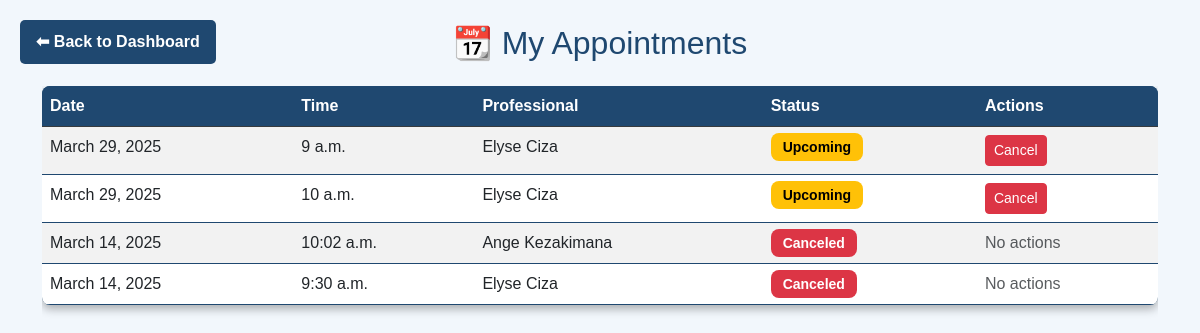
Before: /user-appointments/ (signed in) with the older database file.
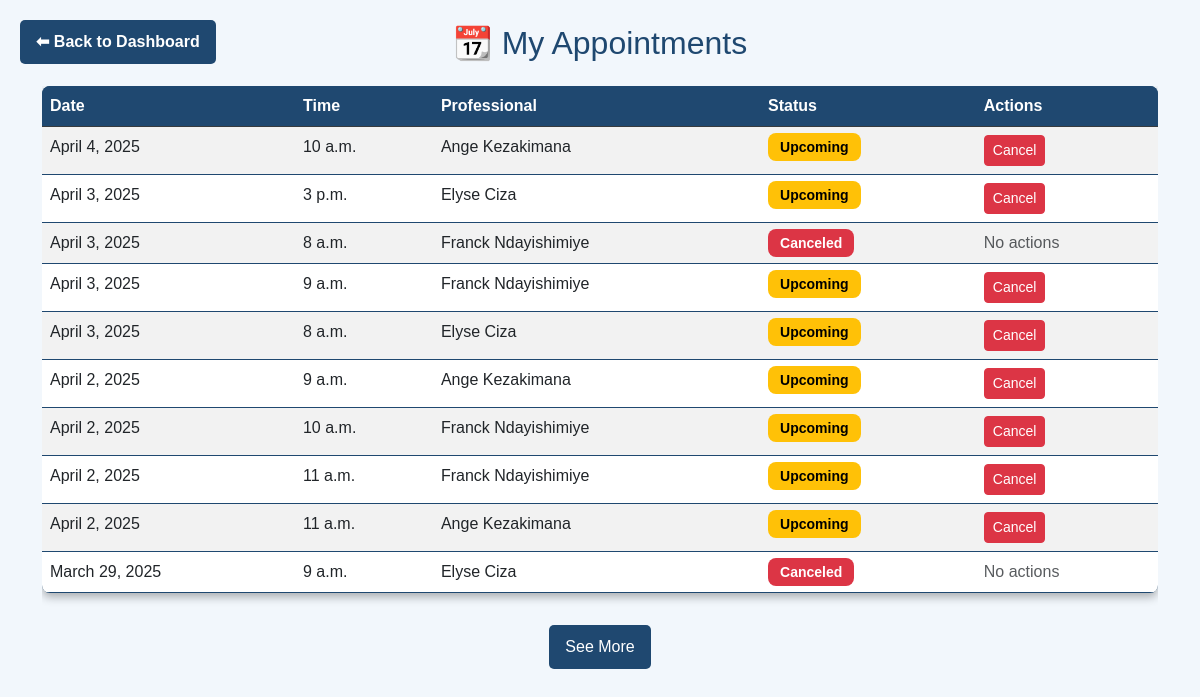
After: the same page with the newer database file.
### myapp/models.py (models this page shows, shortened)
class Appointment(models.Model):
    user = models.ForeignKey(User, on_delete=models.CASCADE)  # Ensuring user is linked to appointment
    professional = models.ForeignKey('Professional', on_delete=models.CASCADE)
    date = models.DateField()
    time = models.TimeField()
    reason = models.TextField()
    created_at = models.DateTimeField(auto_now_add=True)

### myapp/views.py (the view)
# urls.py: path('user-appointments/', views.user_appointments, name='user_appointments'),
def user_appointments(request):
    user_appointments = Appointment.objects.filter(client=request.user).order_by('-date')
    return render(request, 'user_appointments.html', {'appointments': user_appointments})

### myapp/templates/user_appointments.html (shortened to what this page needs)
<!DOCTYPE html>
<html lang="en">
<head>
    <link href="https://cdn.jsdelivr.net/npm/bootstrap@5.3.0/dist/css/bootstrap.min.css" rel="stylesheet">
</head>
<body>
    <div class="container py-4">
        <h2 class="text-center mb-4">📆 My Appointments</h2>
        <a href="{% url 'dashboard' %}" class="back-button">⬅ Back to Dashboard</a>
        <div class="table-responsive">
            <table class="table table-striped">
                <thead class="table-dark">
                    <tr>
                        <th>Date</th>
                        <th>Time</th>
                        <th>Professional</th>
                        <th>Status</th>
                        <th>Actions</th>
                    </tr>
                </thead>
                <tbody id="appointment-list">
                    {% for appointment in appointments %}
                        <tr class="appointment-row {% if forloop.counter > 10 %}hidden{% endif %}">
                            <td>{{ appointment.date }}</td>
                            <td>{{ appointment.time }}</td>
                            <td>{{ appointment.professional_name }}</td>
                            <td>
                                <span class="status-badge
                                    {% if appointment.status == 'Upcoming' %}status-upcoming
                                    {% elif appointment.status == 'Completed' %}status-completed
                                    {% elif appointment.status == 'Canceled' %}status-canceled
                                    {% endif %}">
                                    {{ appointment.status }}
                                </span>
                            </td>
                            <td>
                                {% if appointment.status == 'Upcoming' %}
                                    <a href="{% url 'cancel_appointment' appointment.id %}" class="btn btn-danger btn-sm">Cancel</a>
                                {% else %}
                                    <span class="text-muted">No actions</span>
                                {% endif %}
                            </td>
                        </tr>
                    {% empty %}
                        <tr>
                            <td colspan="5" class="text-center">No appointments found.</td>
                        </tr>
                    {% endfor %}
                </tbody>
            </table>
        </div>
        <div class="text-center mt-3">
            {% if appointments|length > 10 %}
                <button id="read-more-btn" class="read-more-btn" onclick="toggleMore()">See More</button>
            {% endif %}
        </div>
    </div>
</body>
</html>

Changed rows visible on the page:
no longer on this page (row edited): Appointment: date "March 29, 2025", time "10 a.m.", professional_name "Elyse Ciza", status "Upcoming", shows "Cancel"
no longer on this page (row unchanged): Appointment: date "March 14, 2025", time "10:02 a.m.", professional_name "Ange Kezakimana", status "Canceled", shows "No actions"
no longer on this page (row unchanged): Appointment: date "March 14, 2025", time "9:30 a.m.", professional_name "Elyse Ciza", status "Canceled", shows "No actions"
added Appointment: date "April 4, 2025", time "10 a.m.", professional_name "Ange Kezakimana", status "Upcoming", shows "Cancel"
added Appointment: date "April 3, 2025", time "3 p.m.", professional_name "Elyse Ciza", status "Upcoming", shows "Cancel"
added Appointment: date "April 3, 2025", time "8 a.m.", professional_name "Franck Ndayishimiye", status "Canceled", shows "No actions"
added Appointment: date "April 3, 2025", time "9 a.m.", professional_name "Franck Ndayishimiye", status "Upcoming", shows "Cancel"
added Appointment: date "April 3, 2025", time "8 a.m.", professional_name "Elyse Ciza", status "Upcoming", shows "Cancel"
added Appointment: date "April 2, 2025", time "9 a.m.", professional_name "Ange Kezakimana", status "Upcoming", shows "Cancel"
added Appointment: date "April 2, 2025", time "10 a.m.", professional_name "Franck Ndayishimiye", status "Upcoming", shows "Cancel"
added Appointment: date "April 2, 2025", time "11 a.m.", professional_name "Franck Ndayishimiye", status "Upcoming", shows "Cancel"
added Appointment: date "April 2, 2025", time "11 a.m.", professional_name "Ange Kezakimana", status "Upcoming", shows "Cancel"
changed Appointment "March 29, 2025": status "Upcoming" → "Canceled"; status "Cancel" → "No actions"
Other visible differences:
text now shown: "See More"
